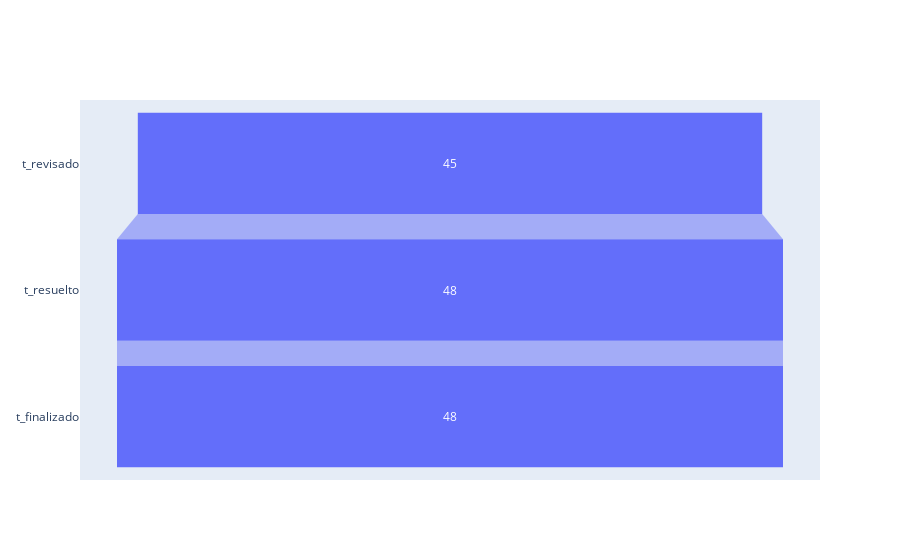

Notebook code cell kept with this figure:
### Code cell
# Funnel entre tickets revisados, resueltos y finalizados

fig = go.Figure(go.Funnel(
    y = df.columns[6:10] ,
    x = [df.t_revisado.value_counts().loc[True], df.t_resuelto.value_counts().loc[True], df.t_finalizado.value_counts().loc[True]]))

fig.show()

### Figure 1 — Plotly figure (JSON) as saved in the notebook; plotly's stock layout.template omitted (floating-point values rounded to 4 significant figures)
{"data": [{"type": "funnel", "x": [45, 48, 48], "y": ["t_revisado", "t_resuelto", "t_finalizado", "nuevo_req"]}], "layout": {}}
